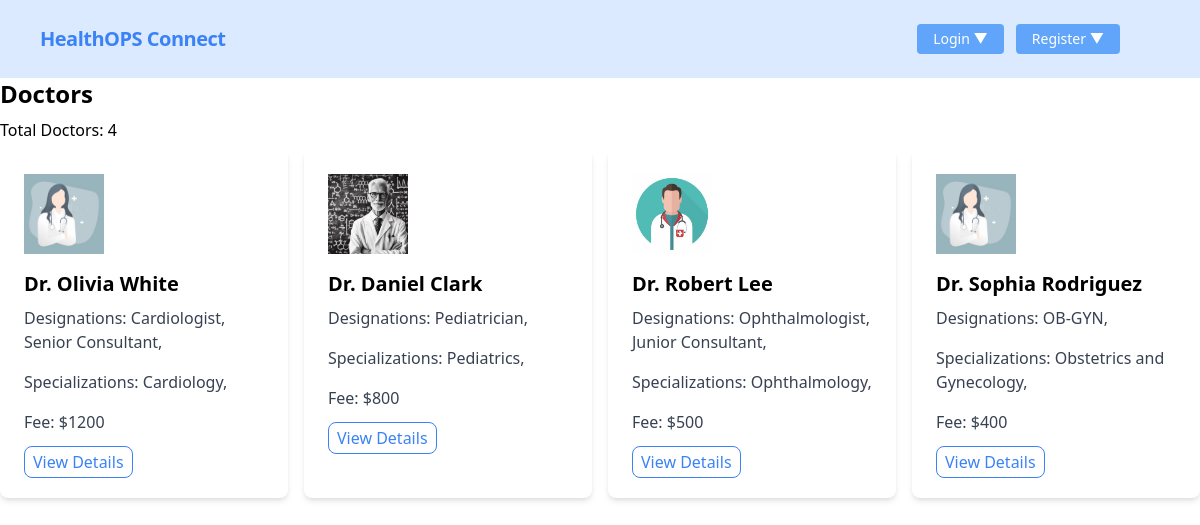
The page / on the database its author committed.
### doctor/models.py (models this page shows, shortened)
class Doctor(models.Model):
    user = models.OneToOneField(User, on_delete=models.CASCADE)
    image = models.ImageField(
        upload_to='doctor/media/uploads/', default='doctor/media/uploads/default.jpg')
    designation = models.ManyToManyField(Designation)
    specialization = models.ManyToManyField(Specialization)
    available_time = models.ManyToManyField(AvailableTime)
    fee = models.IntegerField()
    meet_link = models.URLField(max_length=200)
    user_type = models.CharField(
        default='Doctor', max_length=10, editable=False)

class Designation(models.Model):
    name = models.CharField(max_length=50)
    slug = models.SlugField(max_length=100, unique=True)

class Specialization(models.Model):
    name = models.CharField(max_length=50)
    slug = models.SlugField(max_length=100, unique=True)

### health_ops_connect/views.py (the view)
# urls.py: path('', DoctorListView.as_view(), name='home'),
class DoctorListView(ListView):
    model = Doctor
    template_name = 'home.html'
    context_object_name = 'doctors'

### templates/home.html (shortened to what this page needs)
{% extends 'base.html' %}
{%block content %}
<div>
    <h2 class="text-2xl font-bold mb-2">Doctors</h2>
    <p class="mb-2">Total Doctors: {{ doctors | length }}</p>
    <div class="grid grid-cols-1 md:grid-cols-2 lg:grid-cols-4 gap-4">
        {% for doctor in doctors %}
        <div class="bg-white p-6 rounded-lg shadow-md">
            <img src="{{ doctor.image.url }}" alt="{{ doctor.user.first_name }}" class="w-1/3 h-auto mb-4" />
            <h3 class="text-xl font-bold mb-2">
                Dr. {{ doctor.user.first_name }} {{ doctor.user.last_name }}
            </h3>
            <p class="text-gray-700 mb-4">
                Designations: {% for designation in doctor.designation.all %}
                {{designation.name}}, {% endfor %}
            </p>
            <p class="text-gray-700 mb-4">
                Specializations: {% for specialization in doctor.specialization.all %}
                {{specialization.name}}, {% endfor %}
            </p>
            <p class="text-gray-700 mb-4">Fee: ${{ doctor.fee }}</p>
            <a href=""
                class="py-1 px-2 rounded-lg text-blue-500 border border-blue-500 hover:bg-blue-500 hover:text-white">View Details</a>
        </div>
        {% endfor %}
    </div>
</div>
{% endblock %}

### templates/base.html (shortened to what this page needs)
<!DOCTYPE html>
<html lang="en">
<head>
    <link rel="stylesheet" href="https://unpkg.com/tailwindcss@2.0.1/dist/tailwind.min.css" />
</head>
<body>
    {% include 'navbar.html' %}
    {% block content %} {% endblock %}
</body>
</html>

### templates/navbar.html (shortened to what this page needs)
<nav
    class="flex flex-col lg:flex-row items-center justify-between bg-blue-100 p-6 px-10"
>
    <div class="flex items-center flex-shrink-0 text-blue-500 mr-6">
        <span class="font-bold text-xl tracking-tight"
            ><a href="{% url 'home' %}">HealthOPS Connect</a></span
        >
    </div>
    <div
        id="menu"
        class="w-full hidden lg:flex lg:flex-col lg:items-center lg:w-auto px-10"
    >
        {% if request.user.is_authenticated %}
        <div class="text-md font-semibold lg:flex-grow"></div>
        <div class="lg:flex w-full items-center lg:gap-3">
            <div class="text-blue-500 my-auto font-black lg:px-5">
                Welcome, {{request.user.first_name}} {{request.user.last_name}}
            </div>
            <div class="text-center lg:flex lg:gap-3">
                <a
                    href="{% url 'doctor_profile' %}"
                    class="inline-block font-medium text-sm px-4 py-2 leading-none bg-blue-400 rounded text-white hover:border-transparent hover:bg-blue-500 mt-2 lg:mt-0"
                    >Profile</a
                >
                <form method="post" action="{% url 'doctor_logout' %}">
                    {% csrf_token %}
                    <button
                        class="inline-block font-medium text-sm px-4 py-2 leading-none bg-blue-400 rounded text-white hover:border-transparent hover:bg-blue-500 mt-2 lg:mt-0"
                        type="submit"
                    >
                        Logout
                    </button>
                </form>
            </div>
        </div>
        {% else %}
        <div class="lg:flex w-full items-center text-center lg:gap-3">
            <div class="dropdown inline-block relative">
                <button
                    class="inline-block font-medium text-sm px-4 py-2 leading-none bg-blue-400 rounded text-white hover:border-transparent hover:bg-blue-500 mt-2 lg:mt-0"
                >
                    Login ▼
                </button>
            </div>
            <div class="dropdown inline-block relative">
                <button
                    class="inline-block font-medium text-sm px-4 py-2 leading-none bg-blue-400 rounded text-white hover:border-transparent hover:bg-blue-500 mt-2 lg:mt-0"
                >
                    Register ▼
                </button>
            </div>
        </div>
        {% endif %}
    </div>
</nav>

### rows shown on the page
Doctor: image (picture), user.first_name "Olivia", user.last_name "White", fee "1200"
Designation: name "Cardiologist"
Designation: name "Senior Consultant"
Specialization: name "Cardiology"
Doctor: image (picture), user.first_name "Daniel", user.last_name "Clark", fee "800"
Designation: name "Pediatrician"
Specialization: name "Pediatrics"
Doctor: image (picture), user.first_name "Robert", user.last_name "Lee", fee "500"
Designation: name "Ophthalmologist"
Designation: name "Junior Consultant"
Specialization: name "Ophthalmology"
Doctor: image (picture), user.first_name "Sophia", user.last_name "Rodriguez", fee "400"
Designation: name "OB-GYN"
Specialization: name "Obstetrics and Gynecology"

### other values the page prints
{{ doctors | length }} "4"
